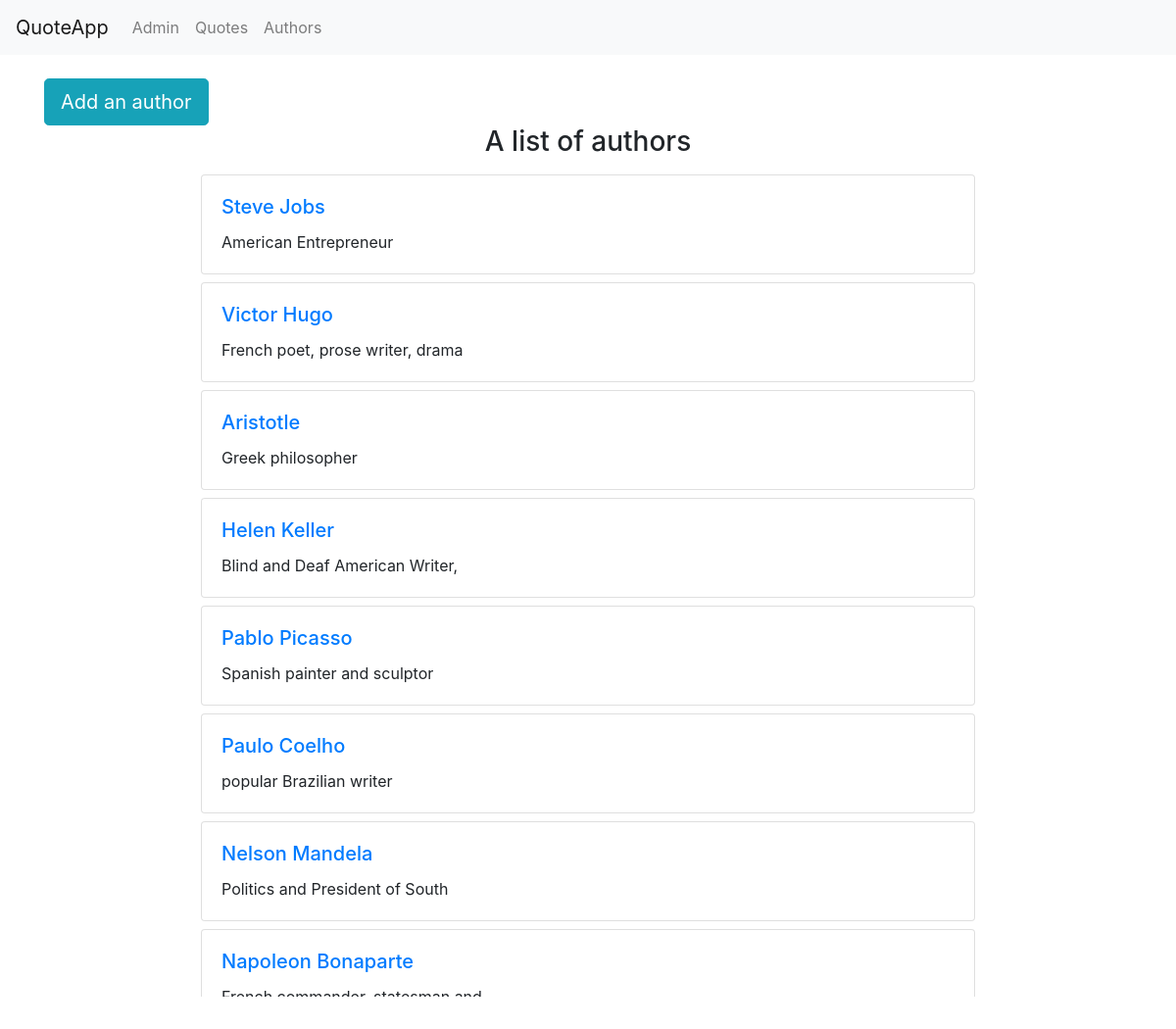
The app's page /basic_app/authors/ with its own data.
### basic_app/models.py (models this page shows, shortened)
class QuoteAuthor(models.Model):
    author = models.CharField(max_length=64,unique=True)
    famousFor = models.CharField(max_length=32)
    lifeRange = models.CharField(max_length=64)

### basic_app/views.py (the view)
# urls.py: path('authors/', views.AuthorListView.as_view(), name='authors'),
class AuthorListView(ListView):
    context_object_name = 'authors'
    model = QuoteAuthor
    template_name = 'basic_app/author_list.html'

### templates/basic_app/author_list.html (shortened to what this page needs)
<!DOCTYPE html>
{% extends "basic_app/base.html" %}
{% block body_block %}
<div class="container">
  <a href="{% url 'basic_app:add' %}" class="btn btn-info btn-lg" role="button" aria-pressed="true">Add an author</a>
</div>
<div class="container">
  <div class="text-center">
  <h3>A list of authors</h3>
  </div>
</div>
<div class="row">
  <div class="col-lg-8 col-md-10 mx-auto">
{% if authors %}
{% for author in authors %}
<div class="card mt-2">
  <div class="card-body">
      <h5 class="card-title"><a href="{{author.id}}">{{author.author}}</a></h5>
      <p class="card-text">{{author.famousFor}}</p>
  </div>
</div>
{% endfor %}
{% endif %}
</div>
</div>
{% endblock %}

### records on screen
QuoteAuthor: author "Steve Jobs", famousFor "American Entrepreneur"
QuoteAuthor: author "Victor Hugo", famousFor "French poet, prose writer, drama"
QuoteAuthor: author "Aristotle", famousFor "Greek philosopher"
QuoteAuthor: author "Helen Keller", famousFor "Blind and Deaf American Writer,"
QuoteAuthor: author "Pablo Picasso", famousFor "Spanish painter and sculptor"
QuoteAuthor: author "Paulo Coelho", famousFor "popular Brazilian writer"
QuoteAuthor: author "Nelson Mandela", famousFor "Politics and President of South"
QuoteAuthor: author "Napoleon Bonaparte", famousFor "French commander, statesman and"
